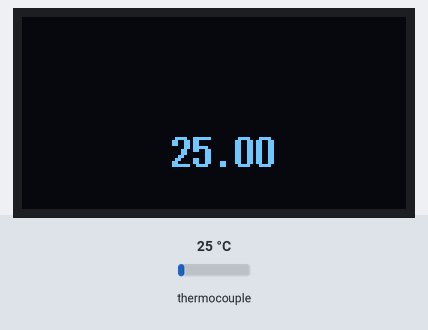
The sketch below on a simulated ESP32. On the bench: 128×64 one-colour display. Inputs (shaded band) come from the test bench; at power-on: thermocouple 25 °C. What the sketch prints to the serial monitor is not drawn.

Above: at 1.2 s.
1.3 s: thermocouple set to 6 °C
At 4.9 s:
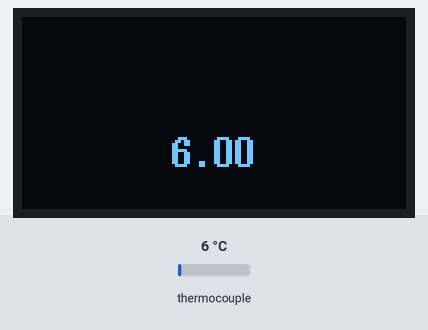
6.2 s: thermocouple set to 75 °C
At 10.9 s:
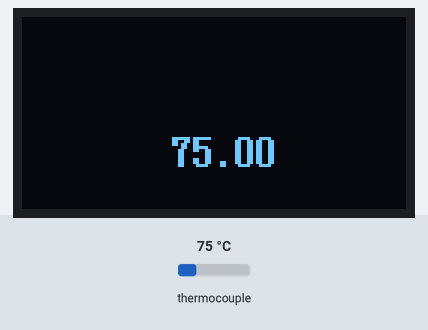
11.1 s: thermocouple set to 150 °C
At 14.0 s:
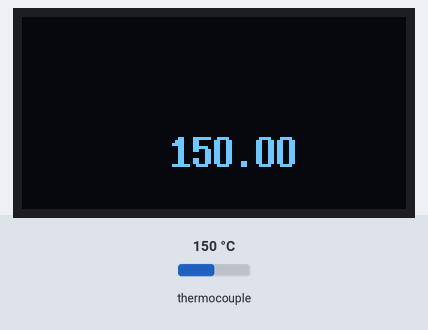
Timing chart, 0 to 15.5 s (numbered marks = the images above; inputs shaded):
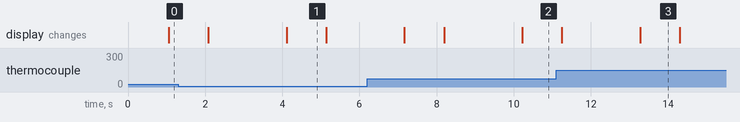

The sketch:

esp-teplomer-b.ino
```cpp
#include <Arduino.h>
#include <Wire.h>
#include<U8g2lib.h>
#include <Adafruit_MAX31865.h>

#define clk_pin 19
#define sdo_pin 35
#define sdi_pin 32
#define cs_pin 14


U8G2_SSD1306_128X64_NONAME_F_SW_I2C
u8g2(U8G2_R0,22,21,U8X8_PIN_NONE);

// Use software SPI: CS, DI, DO, CLK
Adafruit_MAX31865 thermo = Adafruit_MAX31865(cs_pin, sdi_pin, sdo_pin, clk_pin);
// use hardware SPI, just pass in the CS pin

// The value of the Rref resistor. Use 430.0 for PT100 and 4300.0 for PT1000
#define RREF      430.0
// The 'nominal' 0-degrees-C resistance of the sensor
// 100.0 for PT100, 1000.0 for PT1000
#define RNOMINAL  100.0

float temp =0;

void setup(void){
  Serial.begin(115200);
  u8g2.begin();
  thermo.begin(MAX31865_3WIRE);
}

void loop(void){


  uint16_t rtd = thermo.readRTD();

  Serial.print("RTD value: "); Serial.println(rtd);
  float ratio = rtd;
  ratio /= 32768;
  Serial.print("Ratio = "); Serial.println(ratio,8);
  Serial.print("Resistance = "); Serial.println(RREF*ratio,8);
  temp = thermo.temperature(RNOMINAL, RREF);
  Serial.print("Temperature = "); Serial.println(temp);

  delay(1000);


  u8g2.clearBuffer();
  u8g2.setFont(u8g2_font_7x14B_tr);
  u8g2.setCursor(50,50);
  u8g2.print(temp,2);
  //u8g2.drawStr(30,25,"nieco");
  //u8g2.drawCircle(20, 15, 10, U8G2_DRAW_ALL);

  u8g2.sendBuffer();
  delay(1000);
  u8g2.clearBuffer();
  u8g2.drawCircle(20, 15, 10, U8G2_DRAW_ALL);
  u8g2.sendBuffer();
  delay(1000);

}
```

Measured:
- after the input at 1.3 s, the display: first differs from a run without the input after 2.8 s (image 1)
- after the input at 6.2 s, the display: first differs from a run without the input after 4.0 s (image 2)
- after the input at 11.1 s, the display: first differs from a run without the input after 2.2 s (image 3)
- what the display in image 1 shows lasts 1.0 s, from 4.1 s to 5.1 s
